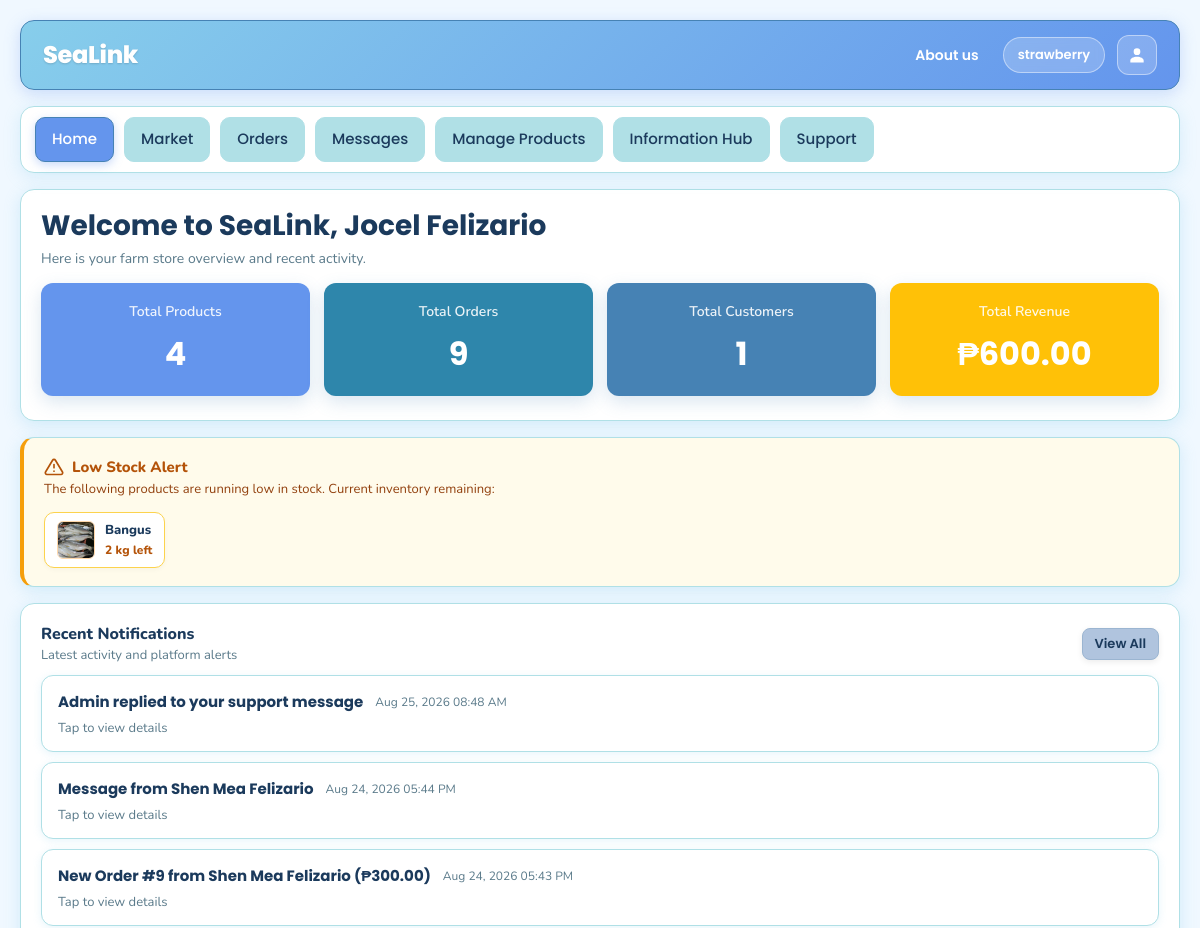
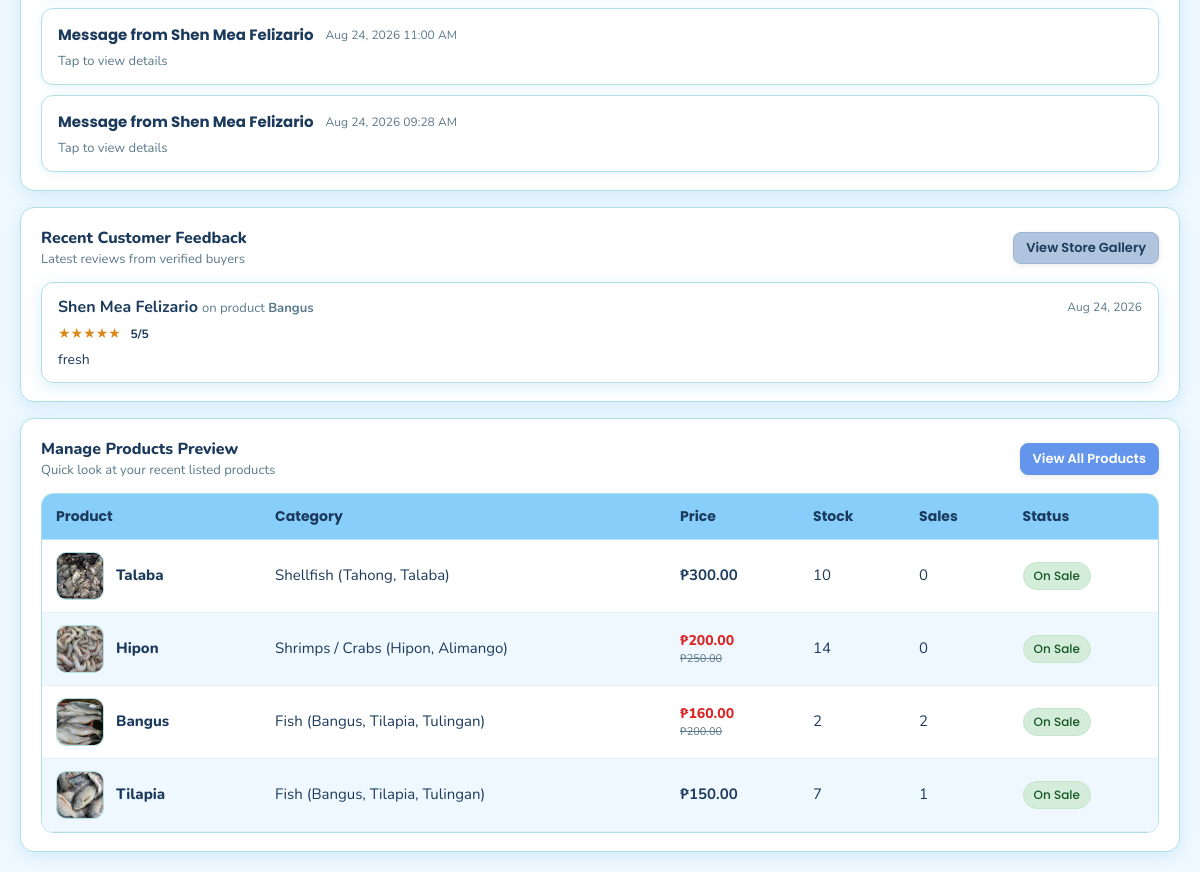
Page /farmer/dashboard.php (signed in) on the committed database (2 pictures, top to bottom).
### tables this page shows
CREATE TABLE `product_tbl` (
  `product_id` int(11) NOT NULL,
  `farmer_id` int(11) NOT NULL,
  `category_id` int(11) NOT NULL,
  `name` varchar(150) NOT NULL,
  `description` text DEFAULT NULL,
  `harvested_at` datetime DEFAULT NULL,
  `shelf_life_hours` int(11) DEFAULT 24,
  `selling_deadline` datetime DEFAULT NULL,
  `price` decimal(10,2) NOT NULL,
  `discounted_price` decimal(10,2) DEFAULT NULL,
  `is_sale` tinyint(1) NOT NULL DEFAULT 0,
  `sale_price` decimal(10,2) DEFAULT NULL,
  `stock_quantity` int(11) NOT NULL DEFAULT 0,
  `image_url` varchar(255) DEFAULT NULL,
  `status` varchar(50) NOT NULL DEFAULT 'Active',
  `is_promoted` tinyint(1) NOT NULL DEFAULT 0,
  `promotion_start_date` datetime DEFAULT NULL,
  `promotion_end_date` datetime DEFAULT NULL,
  `receipt_image_path` varchar(255) DEFAULT NULL,
  `gcash_reference_number` varchar(100) DEFAULT NULL,
  `promotion_status` enum('None','Pending','Active','Expired','Rejected') NOT NULL DEFAULT 'None',
  `promotion_plan` varchar(50) DEFAULT NULL,
  `is_boosted` tinyint(1) NOT NULL DEFAULT 0,
  `boost_tier` varchar(50) DEFAULT NULL,
  `boost_expires_at` datetime DEFAULT NULL,
  `created_at` datetime NOT NULL DEFAULT current_timestamp(),
  `updated_at` datetime NOT NULL DEFAULT current_timestamp() ON UPDATE current_timestamp()
);

CREATE TABLE `feedback_tbl` (
  `feedback_id` int(11) NOT NULL,
  `buyer_id` int(11) NOT NULL,
  `product_id` int(11) NOT NULL,
  `farmer_id` int(11) DEFAULT NULL,
  `rating` tinyint(4) DEFAULT NULL,
  `comment` text DEFAULT NULL,
  `created_at` datetime NOT NULL DEFAULT current_timestamp()
);

CREATE TABLE `buyer_tbl` (
  `buyer_id` int(11) NOT NULL,
  `username` varchar(50) NOT NULL,
  `full_name` varchar(100) NOT NULL,
  `email` varchar(50) NOT NULL,
  `password_hash` varchar(255) NOT NULL,
  `contact_number` varchar(15) NOT NULL,
  `facebook_account` varchar(255) NOT NULL,
  `profile_image` varchar(255) DEFAULT NULL,
  `created_at` datetime NOT NULL DEFAULT current_timestamp(),
  `status` enum('Active','Inactive') NOT NULL DEFAULT 'Active'
);

CREATE TABLE `category_tbl` (
  `category_id` int(11) NOT NULL,
  `category_name` varchar(100) NOT NULL,
  `description` text DEFAULT NULL
);

### includes/functions.php (called while the page is built, shortened)
<?php
if (!function_exists('e')) {
    function e($text)
    {
        return htmlspecialchars((string)$text, ENT_QUOTES, 'UTF-8');
    }
}
function is_product_discounted($price, $discounted_price, $selling_deadline = null)
{
    if ($discounted_price === null || $discounted_price === '' || (float)$discounted_price <= 0) {
        return false;
    }
    return true;
}
function get_product_effective_price($price, $discounted_price, $selling_deadline = null)
{
    if (is_product_discounted($price, $discounted_price, $selling_deadline)) {
        return (float)$discounted_price;
    }
    return (float)$price;
}

### farmer/dashboard.php (the view, shortened to what this page needs)
<?php
require_once __DIR__ . '/../config/db.php';
require_once __DIR__ . '/../includes/functions.php';
require_once __DIR__ . '/../includes/layout_top.php';
$farmer_id   = (int)($_SESSION['user_id'] ?? 0);
$stmt = mysqli_prepare($conn, "SELECT COUNT(*) AS c FROM product_tbl WHERE farmer_id = ?");
mysqli_stmt_bind_param($stmt, "i", $farmer_id);
mysqli_stmt_execute($stmt);
$total_products = (int)(mysqli_fetch_assoc(mysqli_stmt_get_result($stmt))['c'] ?? 0);
$stmt = mysqli_prepare($conn, "SELECT COUNT(*) AS c FROM order_tbl WHERE farmer_id = ?");
mysqli_stmt_bind_param($stmt, "i", $farmer_id);
mysqli_stmt_execute($stmt);
$total_orders = (int)(mysqli_fetch_assoc(mysqli_stmt_get_result($stmt))['c'] ?? 0);
$stmt = mysqli_prepare($conn, "SELECT COUNT(DISTINCT buyer_id) AS c FROM order_tbl WHERE farmer_id = ?");
mysqli_stmt_bind_param($stmt, "i", $farmer_id);
mysqli_stmt_execute($stmt);
$total_customers = (int)(mysqli_fetch_assoc(mysqli_stmt_get_result($stmt))['c'] ?? 0);
$stmt = mysqli_prepare($conn, "SELECT COALESCE(SUM(total_amount), 0) AS total FROM order_tbl WHERE farmer_id = ? AND order_status = 'Completed'");
mysqli_stmt_bind_param($stmt, "i", $farmer_id);
mysqli_stmt_execute($stmt);
$total_revenue = (float)(mysqli_fetch_assoc(mysqli_stmt_get_result($stmt))['total'] ?? 0);
$recent_notifs = [];
$sql = "
SELECT * FROM (
  SELECT
    o.order_date AS ts,
    'Order' AS type,
    CONCAT('New Order #', o.order_id, ' from ', b.full_name, ' (₱', o.total_amount, ')') AS title,
    CONCAT('Status: ', o.order_status, '\nBuyer: ', b.full_name, '\nTotal: ₱', o.total_amount, '\nFulfillment: ', o.fulfillment_type) AS body
  FROM order_tbl o
  JOIN buyer_tbl b ON b.buyer_id = o.buyer_id
  WHERE o.farmer_id = ?
  UNION ALL
  SELECT
    m.sent_at AS ts,
    'Message' AS type,
    CONCAT('Message from ', b.full_name) AS title,
    m.content AS body
  FROM message_tbl m
  JOIN buyer_tbl b ON b.buyer_id = m.buyer_id
  WHERE m.farmer_id = ? AND m.sender_type = 'Buyer'
  UNION ALL
  SELECT
    s.updated_at AS ts,
    'Support' AS type,
    'Admin replied to your support message' AS title,
    CONCAT('Status: ', s.status, '\n\nAdmin Reply:\n', s.admin_reply) AS body
  FROM admin_support_tbl s
  WHERE s.farmer_id = ?
    AND s.admin_reply IS NOT NULL
    AND s.admin_reply <> ''
) x
ORDER BY x.ts DESC
LIMIT 5
";
$stmt = mysqli_prepare($conn, $sql);
mysqli_stmt_bind_param($stmt, "iii", $farmer_id, $farmer_id, $farmer_id);
mysqli_stmt_execute($stmt);
$res = mysqli_stmt_get_result($stmt);
while ($row = mysqli_fetch_assoc($res)) $recent_notifs[] = $row;
$low_stock_products = [];
$ls_stmt = mysqli_prepare($conn, "
    SELECT product_id, name, stock_quantity, image_url, selling_deadline, is_boosted
    FROM product_tbl
    WHERE farmer_id = ? AND status = 'Active' AND stock_quantity <= 3
    ORDER BY stock_quantity ASC
");
if ($ls_stmt) {
    mysqli_stmt_bind_param($ls_stmt, "i", $farmer_id);
    mysqli_stmt_execute($ls_stmt);
    $ls_res = mysqli_stmt_get_result($ls_stmt);
    while ($row = mysqli_fetch_assoc($ls_res)) $low_stock_products[] = $row;
}
$feedbacks = [];
$sql = "
SELECT f.feedback_id, f.rating, f.comment, f.created_at, b.full_name, b.username, p.name AS product_name, p.image_url AS product_image
FROM feedback_tbl f
JOIN buyer_tbl b ON b.buyer_id = f.buyer_id
JOIN product_tbl p ON p.product_id = f.product_id
WHERE p.farmer_id = ?
ORDER BY f.created_at DESC
LIMIT 4
";
$stmt = mysqli_prepare($conn, $sql);
mysqli_stmt_bind_param($stmt, "i", $farmer_id);
mysqli_stmt_execute($stmt);
$fb_res = mysqli_stmt_get_result($stmt);
while ($row = mysqli_fetch_assoc($fb_res)) {
    $feedbacks[] = $row;
}
$sql = "
SELECT
  p.product_id,
  p.category_id,
  p.name,
  p.price,
  p.discounted_price,
  p.selling_deadline,
  p.stock_quantity,
  p.image_url,
  p.status,
  c.category_name,
  COALESCE(s.sold_qty, 0) AS sold_qty
FROM product_tbl p
JOIN category_tbl c ON c.category_id = p.category_id
LEFT JOIN (
  SELECT
    oi.product_id,
    SUM(CASE WHEN o.order_status = 'Completed' THEN oi.quantity ELSE 0 END) AS sold_qty
  FROM order_item_tbl oi
  JOIN order_tbl o ON o.order_id = oi.order_id
  GROUP BY oi.product_id
) s ON s.product_id = p.product_id
WHERE p.farmer_id = ?
ORDER BY p.created_at DESC
LIMIT 4
";
$stmt = mysqli_prepare($conn, $sql);
mysqli_stmt_bind_param($stmt, "i", $farmer_id);
mysqli_stmt_execute($stmt);
$products_res = mysqli_stmt_get_result($stmt);
$preview_products = [];
while ($row = mysqli_fetch_assoc($products_res)) $preview_products[] = $row;
?>
<main class="dashboard-content farmer-dashboard">
  <section class="section-card">
    <section class="dashboard-hero">
      <h1 class="title">
        Welcome to SeaLink, <?php echo e($_SESSION['full_name'] ?? ($_SESSION['username'] ?? 'Farmer')); ?>
      </h1>
      <div class="sub">Here is your farm store overview and recent activity.</div>
    </section>
    <div class="kpi-grid">
      <div class="kpi-card" style="text-align:center;">
        <div class="label">Total Products</div>
        <div class="value"><?php echo $total_products; ?></div>
      </div>
      <div class="kpi-card" style="text-align:center;">
        <div class="label">Total Orders</div>
        <div class="value"><?php echo $total_orders; ?></div>
      </div>
      <div class="kpi-card" style="text-align:center;">
        <div class="label">Total Customers</div>
        <div class="value"><?php echo $total_customers; ?></div>
      </div>
      <div class="kpi-card" style="text-align:center;">
        <div class="label">Total Revenue</div>
        <div class="value">₱<?php echo number_format($total_revenue, 2); ?></div>
      </div>
    </div>
  </section>
  <?php if (!empty($low_stock_products)) { ?>
    <div class="section-card" style="border-left: 4px solid #f59e0b; background:#fffbeb;">
      <div style="font-weight:800; font-size:15px; color:#b45309; display:flex; align-items:center; gap:8px;">
        <span>Low Stock Alert</span>
      </div>
      <div class="small-muted" style="color:#92400e; margin-top:2px; font-size:13px;">
        The following products are running low in stock. Current inventory remaining:
      </div>
      <div style="display:flex; gap:10px; flex-wrap:wrap; margin-top:12px;">
        <?php foreach ($low_stock_products as $lsp) { ?>
          <div style="background:#fff; border:1px solid #fcd34d; padding:8px 12px; border-radius:10px; font-size:13px; display:inline-flex; align-items:center; gap:10px; box-shadow:0 2px 5px rgba(0,0,0,0.03);">
            <div style="width:38px; height:38px; border-radius:6px; overflow:hidden; background:#fef3c7; flex-shrink:0; display:flex; align-items:center; justify-content:center; border:1px solid #fed7aa;">
              <?php if (!empty($lsp['image_url'])) { ?>
                <img src="<?php echo BASE_URL . '/' . e($lsp['image_url']); ?>" alt="<?php echo e($lsp['name']); ?>" style="width:100%; height:100%; object-fit:cover; display:block;">
              <?php } else { ?>
                <span style="font-size:16px;">🐟</span>
              <?php } ?>
            </div>
            <div>
              <div style="font-weight:800; color:var(--text);"><?php echo e($lsp['name']); ?></div>
              <div style="color:#b45309; font-weight:800; font-size:12px;"><?php echo (int)$lsp['stock_quantity']; ?> kg left</div>
            </div>
          </div>
        <?php } ?>
      </div>
    </div>
  <?php } ?>
  <div class="section-card">
    <div style="display:flex; justify-content:space-between; align-items:center; flex-wrap:wrap; gap:10px;">
      <div>
        <div style="font-weight:800; font-size:16px;">Recent Notifications</div>
        <div class="small-muted">Latest activity and platform alerts</div>
      </div>
      <a class="btn btn-secondary btn-sm" href="<?php echo BASE_URL; ?>/notifications/index.php">View All</a>
    </div>
    <div class="notif-list" style="margin-top:10px;">
      <?php foreach ($recent_notifs as $n) {
        $nid = sha1(($n['type'] ?? '') . '|' . ($n['title'] ?? '') . '|' . ($n['ts'] ?? ''));
      ?>
        <button type="button"
          class="notif-item"
          data-notif-id="<?php echo e($nid); ?>"
          data-notif-type="<?php echo e($n['type']); ?>"
          data-notif-title="<?php echo e($n['title']); ?>"
          data-notif-body="<?php echo e($n['body']); ?>"
          data-notif-ts="<?php echo e($n['ts']); ?>"
          onclick="openNotificationModal(this)">
          <div class="notif-top">
            <div class="notif-title"><?php echo e($n['title']); ?></div>
            <div class="notif-time"><?php echo date('M d, Y h:i A', strtotime($n['ts'])); ?></div>
          </div>
          <div class="notif-preview">Tap to view details</div>
        </button>
      <?php } ?>
    </div>
  </div>
  <div class="section-card">
    <div style="display:flex; justify-content:space-between; align-items:center; flex-wrap:wrap; gap:10px; margin-bottom:12px;">
      <div>
        <div style="font-weight:800; font-size:16px;">Recent Customer Feedback</div>
        <div class="small-muted">Latest reviews from verified buyers</div>
      </div>
      <a class="btn btn-secondary btn-sm" href="<?php echo BASE_URL; ?>/farmer/product_gallery.php">View Store Gallery</a>
    </div>
    <?php if (empty($feedbacks)) { ?>
      <div class="small-muted" style="padding:16px 0;">No customer reviews received yet.</div>
    <?php } else { ?>
      <div style="display:flex; flex-direction:column; gap:10px;">
        <?php foreach ($feedbacks as $fb) { ?>
          <div class="panel" style="border:1px solid var(--border); background:#fff; padding:12px 16px;">
            <div style="display:flex; justify-content:space-between; align-items:center; flex-wrap:wrap; gap:8px;">
              <div>
                <strong><?php echo e($fb['full_name']); ?></strong>
                <span class="small-muted">on product <strong><?php echo e($fb['product_name']); ?></strong></span>
              </div>
              <span class="small-muted" style="font-size:12px;"><?php echo date('M d, Y', strtotime($fb['created_at'])); ?></span>
            </div>
            <div style="color:#d9891c; font-size:14px; margin-top:4px;">
              <?php for ($i = 1; $i <= 5; $i++) echo ($i <= $fb['rating'] ? '★' : '☆'); ?>
              <span style="color:var(--text); font-size:12px; margin-left:6px; font-weight:700;"><?php echo (int)$fb['rating']; ?>/5</span>
            </div>
            <div style="margin-top:6px; font-size:14px; line-height:1.45;">
              <?php echo nl2br(e($fb['comment'])); ?>
            </div>
          </div>
        <?php } ?>
      </div>
    <?php } ?>
  </div>
  <div class="section-card">
    <div style="display:flex; justify-content:space-between; align-items:center; flex-wrap:wrap; gap:10px; margin-bottom:12px;">
      <div>
        <div style="font-weight:800; font-size:16px;">Manage Products Preview</div>
        <div class="small-muted">Quick look at your recent listed products</div>
      </div>
      <a class="btn btn-primary btn-sm" href="<?php echo BASE_URL; ?>/farmer/manage_products.php">
        View All Products
      </a>
    </div>
    <div class="table-wrap">
      <table class="table">
        <thead>
          <tr>
            <th>Product</th>
            <th>Category</th>
            <th>Price</th>
            <th>Stock</th>
            <th>Sales</th>
            <th>Status</th>
          </tr>
        </thead>
        <tbody>
          <?php foreach ($preview_products as $p) { ?>
            <tr>
              <td>
                <div class="product-cell">
                  <div class="thumb">
                    <?php if (!empty($p['image_url'])) { ?>
                      <img src="<?php echo BASE_URL . '/' . e($p['image_url']); ?>" alt="">
                    <?php } ?>
                  </div>
                  <div>
                    <div style="font-weight:800;"><?php echo e($p['name']); ?></div>
                  </div>
                </div>
              </td>
              <td><?php echo e($p['category_name']); ?></td>
              <td>
                <?php if (is_product_discounted($p['price'], $p['discounted_price'] ?? null, $p['selling_deadline'] ?? null)) {
                  $eff_price = get_product_effective_price($p['price'], $p['discounted_price'] ?? null, $p['selling_deadline'] ?? null);
                ?>
                  <div style="color:#dc2626; font-weight:800; font-size:14px;">₱<?php echo number_format((float)$eff_price, 2); ?></div>
                  <div style="font-size:11px; color:var(--muted); text-decoration:line-through;">₱<?php echo number_format((float)$p['price'], 2); ?></div>
                <?php } else { ?>
                  <span style="font-weight:700;">₱<?php echo number_format((float)$p['price'], 2); ?></span>
                <?php } ?>
              </td>
              <td><?php echo (int)$p['stock_quantity']; ?></td>
              <td><?php echo (int)$p['sold_qty']; ?></td>
              <td>
                <span class="badge <?php echo ($p['status'] === 'Active' ? 'active' : 'inactive'); ?>">
                  <?php echo ($p['status'] === 'Active' ? 'On Sale' : 'Out of Stock'); ?>
                </span>
              </td>
            </tr>
          <?php } ?>
        </tbody>
      </table>
    </div>
  </div>
</main>
<?php require_once __DIR__ . '/../includes/layout_bottom.php'; ?>

### rows in the picture
product_tbl: image_url (picture), name "Bangus", stock_quantity "2", category.category_name "Fish (Bangus, Tilapia, Tulingan)", discounted_price "160.00", price "200.00", sold_qty "2", status "On Sale"
feedback_tbl: buyer.full_name "Shen Mea Felizario", product.name "Bangus", created_at "Aug 24, 2026", rating "5", comment "fresh"
product_tbl: image_url (picture), name "Talaba", category.category_name "Shellfish (Tahong, Talaba)", price "300.00", stock_quantity "10", sold_qty "0", status "On Sale"
product_tbl: image_url (picture), name "Hipon", category.category_name "Shrimps / Crabs (Hipon, Alimango)", discounted_price "200.00", price "250.00", stock_quantity "14", sold_qty "0", status "On Sale"
product_tbl: image_url (picture), name "Tilapia", category.category_name "Fish (Bangus, Tilapia, Tulingan)", price "150.00", stock_quantity "7", sold_qty "1", status "On Sale"

### other values in the picture
$app_name "SeaLink"
$_SESSION['username'] "strawberry"
$_SESSION['full_name'] "Jocel Felizario"
$total_products "4"
$total_orders "9"
$total_customers "1"
$total_revenue "600.00"
$n['title'] "Admin replied to your support message"
date('M d, Y h:i A', strtotime($n['ts'])) "Aug 25, 2026 08:48 AM"
$n['title'] "Message from Shen Mea Felizario"
date('M d, Y h:i A', strtotime($n['ts'])) "Aug 24, 2026 05:44 PM"
$n['title'] "New Order #9 from Shen Mea Felizario (₱300.00)"
date('M d, Y h:i A', strtotime($n['ts'])) "Aug 24, 2026 05:43 PM"
date('M d, Y h:i A', strtotime($n['ts'])) "Aug 24, 2026 11:00 AM"
date('M d, Y h:i A', strtotime($n['ts'])) "Aug 24, 2026 09:28 AM"
